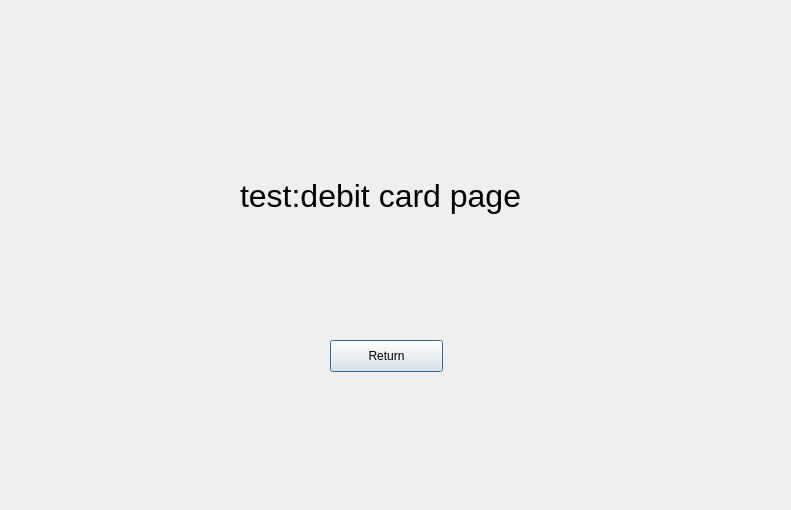
<?xml version="1.0" encoding="UTF-8"?>
<ui version="4.0">
 <class>payment_method_bankcard</class>
 <widget class="QDialog" name="payment_method_bankcard">
  <property name="geometry">
   <rect>
    <x>0</x>
    <y>0</y>
    <width>791</width>
    <height>510</height>
   </rect>
  </property>
  <property name="windowTitle">
   <string>Dialog</string>
  </property>
  <widget class="QLabel" name="label">
   <property name="geometry">
    <rect>
     <x>240</x>
     <y>140</y>
     <width>331</width>
     <height>111</height>
    </rect>
   </property>
   <property name="font">
    <font>
     <pointsize>24</pointsize>
    </font>
   </property>
   <property name="text">
    <string>test:debit card page</string>
   </property>
  </widget>
  <widget class="QPushButton" name="pushButton">
   <property name="geometry">
    <rect>
     <x>330</x>
     <y>340</y>
     <width>113</width>
     <height>32</height>
    </rect>
   </property>
   <property name="text">
    <string>Return</string>
   </property>
  </widget>
 </widget>
 <resources/>
 <connections>
  <connection>
   <sender>pushButton</sender>
   <signal>clicked()</signal>
   <receiver>payment_method_bankcard</receiver>
   <slot>close()</slot>
   <hints>
    <hint type="sourcelabel">
     <x>424</x>
     <y>349</y>
    </hint>
    <hint type="destinationlabel">
     <x>424</x>
     <y>313</y>
    </hint>
   </hints>
  </connection>
 </connections>
</ui>
